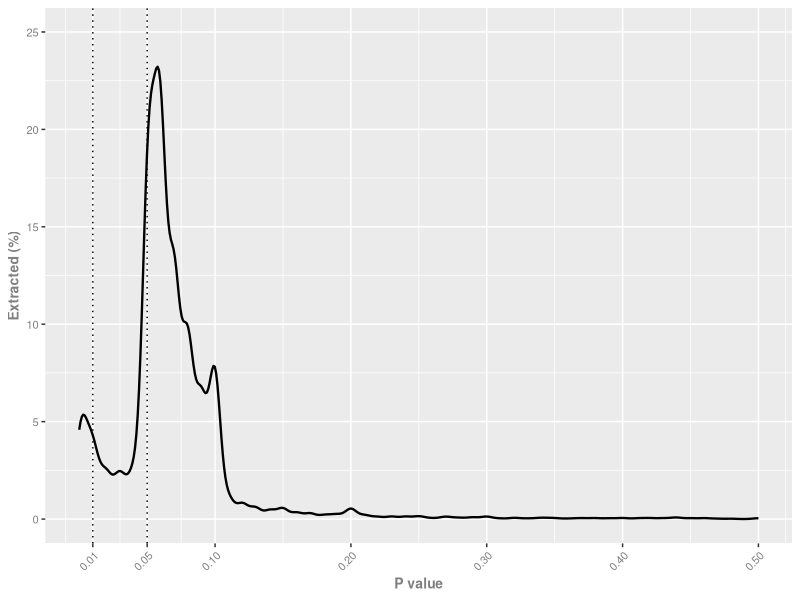
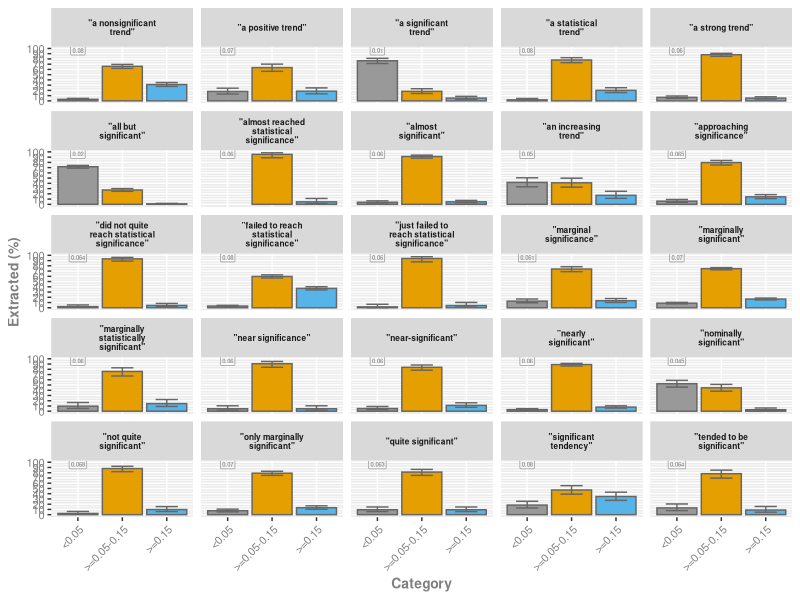
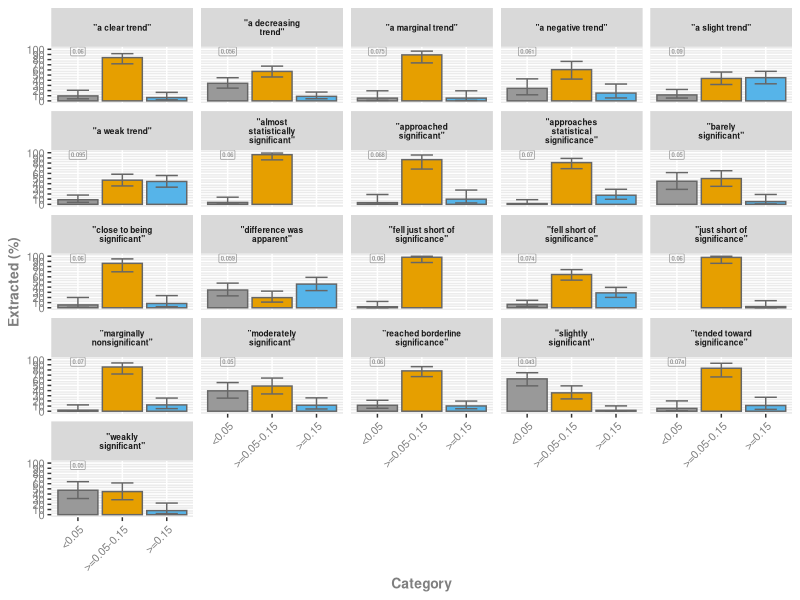

Source code (R) for these figures, in order:
#!/usr/bin/env Rscript

library( 'readr' )		# for read_csv()
library( 'purrr' )		# for map(), reduce()
library( 'plyr' )		# for summarise()
library( 'ggplot2' )

###
# Get proportional CI.
##
get.prop.ci <- function( k, n, lower = TRUE )
{
	if( k > n ) stop( "*** ERROR ***: could not calculate proportional CI as k > n!" )
	
	p <- prop.test( x = k, n = n )
	
	if( lower )
	{
		return( p$conf.int[ 1 ] )
	} else {
		return( p$conf.int[ 2 ] )
	}
}

###
# Get proportions.
##
get_prop_all <- function( df )
{
	comb <- ddply( df, c( "group" ), summarise, K = length( phrase ) )
	comb$N <- sum( comb$K )
	comb$prop <- round( comb$K / comb$N, 3 )
	
	comb$lower <- NA
	comb$upper <- NA
	
	for( i in 1:nrow( comb ) )
	{
		comb[ i, 'lower' ] <- round( get.prop.ci( comb[ i, 'K' ], comb[ i, 'N' ], lower = TRUE ), 3 )
		comb[ i, 'upper' ] <- round( get.prop.ci( comb[ i, 'K' ], comb[ i, 'N' ], lower = FALSE ), 3 )
	}
	
	return( comb )
}

###
# Get median P value.
##
get_median_p <- function( df )
{
	comb <- ddply( df, c( "phrase" ), summarise, median = median( highest_pvalue, na.rm = TRUE ) )
	comb$median <- round( comb$median, 3 )
	return( comb )
}

###
#
##
get_prop_phrases <- function( df )
{
	# get prevalences per phrase
	comb1 <- ddply( df, c( "phrase", "group" ), summarise, K = length( phrase ) )
	comb2 <- ddply( df, c( "phrase" ), summarise, N = length( phrase ) )
	comb <- merge( comb1, comb2 )
	comb$prop <- comb$K / comb$N

	comb$lower <- NA
	comb$upper <- NA
	
	for( i in 1:nrow( comb ) )
	{
		comb[ i, 'lower' ] <- get.prop.ci( comb[ i, 'K' ], comb[ i, 'N' ], lower = TRUE )
		comb[ i, 'upper' ] <- get.prop.ci( comb[ i, 'K' ], comb[ i, 'N' ], lower = FALSE )
	}
	
	return( comb )
}

################################################################################
# END FUNCTIONS
################################################################################


# read all manual labelled P values
dim( df <- read.csv( 'data.manual/all_P_values.csv', row.names = 1 ) )

# get proportions and 95% CIs
props_all <- get_prop_all( df )

# output dir
outdir <- 'out.05.process'
dir.create( outdir, showWarnings = FALSE )

# density plot [all]
p_d <- ggplot( data = df, aes( x = highest_pvalue ) ) + 
	geom_density( adjust = 1.3, size = 0.8 ) + 
	geom_vline( xintercept = c( 0.01 ), linetype = "dotted" ) + 
	geom_vline( xintercept = c( 0.05 ), linetype = "dotted" ) + 
	scale_x_continuous( breaks = c( 0.01, 0.05, 0.1, 0.2, 0.3, 0.4, 0.5 ), limits = c( 0, 0.5 ) ) +
	scale_y_continuous( breaks = c( 0, 5, 10, 15, 20, 25, 30, 35, 40, 45, 50 ), limits = c( 0, 25 ) ) + 
	ylab( 'Extracted (%)' ) + 
	xlab( "P value" ) +
	theme( strip.text.x = element_text( size = 6, face = 'bold' ),
		   axis.text.x = element_text( angle = 45, hjust = 1 ),
		   axis.text = element_text( size = 8, colour = 'gray50', angle = 0 ),
		   axis.title = element_text( size = 10, colour = 'gray50', face = 'bold' ) ) 
# write to file	
outfile <- paste0( outdir, '/density_P_values__all.png' )
ggsave( file = outfile, plot = p_d, height = 5, width = 4, dpi = 200 )
outfile_csv <- paste0( outdir, '/density_P_values__all.csv' )
write.csv( props_all, file = outfile_csv )

######################################

###
props_phrases <- get_prop_phrases( df )

# get median P values per phrase
meds <- get_median_p( df )
props_phrases <- merge( props_phrases, meds )

props_phrases[ props_phrases$group != '>=0.05-0.15', 'median' ] <- NA

# remove all phrases with <100 P values
dim( props_phrases_100 <- props_phrases[ props_phrases$N >= 100, ] )
dim( props_phrases_30_99 <- props_phrases[ props_phrases$N >= 30 & props_phrases$N < 100, ] )

### 100 ##############
# bar plot [all]
p_bar_phrase_100 <- ggplot( props_phrases_100, aes( x = group, y = 100 * prop, ymin = 100 * lower, ymax = 100 * upper, fill = group ) ) + 
	geom_col( color = 'gray40' ) +
	geom_errorbar( color = 'gray40', width = 0.5 ) +
	geom_label( aes( label = median, fontface = 2 ), x = 1, y = 96, color = 'gray60', fill = NA, size = 1.5 ) +
	xlab( "Category" ) +
	ylab( "Extracted (%)" ) + 
	scale_fill_manual( values = c( "#999999", "#E69F00", "#56B4E9" ) ) +
	scale_y_continuous( breaks = c( 0, 10, 20, 30, 40, 50, 60, 70, 80, 90, 100 ) ) + 
	facet_wrap( ~phrase, labeller = label_wrap_gen( width = 20 ), ncol = 5 ) +
	theme( legend.position = 'none', strip.text.x = element_text( size = 6, face = 'bold' ),
		   axis.text.x = element_text( angle = 45, hjust = 1 ),
		   axis.text = element_text( size = 8, colour = 'gray50', angle = 0 ),
		   axis.title = element_text( size = 10, colour = 'gray50', face = 'bold' ) )

# write to file	
outfile <- paste0( outdir, '/range_P_values__phrases_100.png' )
ggsave( file = outfile, plot = p_bar_phrase_100, height = 9, width = 5, dpi = 300 )
outfile_csv <- paste0( outdir, '/range_P_values__phrases_100.csv' )
write.csv( props_phrases, file = outfile_csv )


### 30-99 ##############
# bar plot [all]
p_bar_phrase_30_99 <- ggplot( props_phrases_30_99, aes( x = group, y = 100 * prop, ymin = 100 * lower, ymax = 100 * upper, fill = group ) ) + 
	geom_col( color = 'gray40' ) +
	geom_errorbar( color = 'gray40', width = 0.5 ) +
	geom_label( aes( label = median, fontface = 2 ), x = 1, y = 96, color = 'gray60', fill = NA, size = 1.5 ) +
	xlab( "Category" ) +
	ylab( "Extracted (%)" ) + 
	scale_fill_manual( values = c( "#999999", "#E69F00", "#56B4E9" ) ) +
	scale_y_continuous( breaks = c( 0, 10, 20, 30, 40, 50, 60, 70, 80, 90, 100 ) ) + 
	facet_wrap( ~phrase, labeller = label_wrap_gen( width = 20 ), ncol = 5 ) +
	theme( legend.position = 'none', strip.text.x = element_text( size = 6, face = 'bold' ),
		   axis.text.x = element_text( angle = 45, hjust = 1 ),
		   axis.text = element_text( size = 8, colour = 'gray50', angle = 0 ),
		   axis.title = element_text( size = 10, colour = 'gray50', face = 'bold' ) )

# write to file	
outfile <- paste0( outdir, '/range_P_values__phrases_30_99.png' )
ggsave( file = outfile, plot = p_bar_phrase_30_99, height = 9, width = 5, dpi = 300 )
outfile_csv <- paste0( outdir, '/range_P_values__phrases_30_99.csv' )
write.csv( props_phrases, file = outfile_csv )

